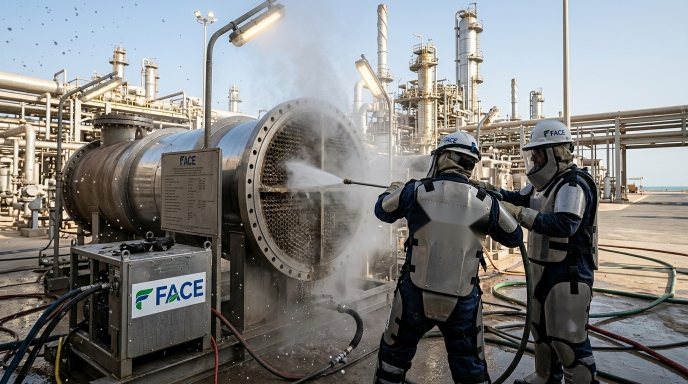
#> input picture frontend/test_clean_telea.jpg, 1376 x 768 px, given in place of face_hydrojetting_1790577356787.jpg, which was not available (shown at 1/2 size)
$ python remove_logos.py
#> lines starting #> are read from the running program, lines starting #| are printed output that depends on the picture; after the words box and inside, x2 and y2 are one past the last pixel; in counts of white or black regions, pixels touching at a corner belong together
import cv2
import numpy as np

# Load the ORIGINAL image
src = r'C:\Users\khanz\.gemini\antigravity-ide\brain\79600d26-8e9b-4085-ae39-9261c274aa7f\face_hydrojetting_1790577356787.jpg'
img = cv2.imread(src)
#> img is the input picture: shape (768, 1376, 3); mean B, G, R 125.7, 126.8, 126.7
if img is None:
    print("ERROR: Could not load image!")
    exit()

h, w = img.shape[:2]
#> h = 768; w = 1376
print(f"Image size: {w}x{h}")
#| Image size: 1376x768

result = img.copy()

# ============================================================
# STRATEGY: Clone-stamp clean metal texture over the logos
# Sample from a clean area of the SAME armor plate and paste it
# ============================================================

# BACK PLATE LOGO REMOVAL
# The back armor plate is a large silver/brushed metal shield
# Logo region: roughly x=[820,1005], y=[375,498] in 1376x768 image
# Clean metal source: sample from the LOWER portion of the same plate
# (below the logo, same plate material)

# Define logo destination region (where logo is)
back_dst_x1, back_dst_y1 = 820, 375
back_dst_x2, back_dst_y2 = 1005, 498

logo_h = back_dst_y2 - back_dst_y1  # 123
logo_w = back_dst_x2 - back_dst_x1  # 185

# Sample clean metal from BELOW the logo on the same plate
# The plate extends below the logo - let's sample from y=[510,633]
back_src_y1 = 510
back_src_y2 = back_src_y1 + logo_h
back_src_x1 = back_dst_x1
back_src_x2 = back_dst_x2

print(f"Back - sampling from: ({back_src_x1},{back_src_y1}) to ({back_src_x2},{back_src_y2})")

# Get the clean patch from below
clean_patch = img[back_src_y1:back_src_y2, back_src_x1:back_src_x2].copy()
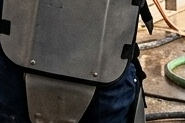
#> clean_patch: shape (123, 185, 3); mean B, G, R 69.8, 76.4, 82.2

# Paste it over the logo area
result[back_dst_y1:back_dst_y2, back_dst_x1:back_dst_x2] = clean_patch
#> result: shape (768, 1376, 3); 2.15% of pixels changed, all inside (x1, y1, x2, y2) = (820, 375, 1005, 498)

# Now feather the edges with a mask to blend smoothly
# Create an alpha mask (soft edges)
alpha = np.ones((logo_h, logo_w), dtype=np.float32)
feather = 20  # feather width in pixels
for i in range(feather):
    fade = (i / feather)
    alpha[i, :] *= fade          # top edge
    alpha[logo_h-1-i, :] *= fade  # bottom edge
    alpha[:, i] *= fade          # left edge
    alpha[:, logo_w-1-i] *= fade  # right edge

alpha = np.clip(alpha, 0, 1)
alpha_3ch = np.stack([alpha, alpha, alpha], axis=2)

# Blend: result = alpha * clean_patch + (1-alpha) * original
blend = (alpha_3ch * clean_patch.astype(np.float32) +
         (1 - alpha_3ch) * img[back_dst_y1:back_dst_y2, back_dst_x1:back_dst_x2].astype(np.float32))
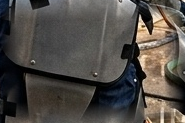
#> blend: shape (123, 185, 3) float32; mean B, G, R 70.6, 75.3, 79.6
result[back_dst_y1:back_dst_y2, back_dst_x1:back_dst_x2] = blend.astype(np.uint8)
#> result: shape (768, 1376, 3); mean B, G, R 125.5, 126.7, 126.6

# ============================================================
# THIGH LOGO REMOVAL
# The thigh also has silver armor plate material
# Logo region: x=[1105,1172], y=[588,670]
# ============================================================

thigh_dst_x1, thigh_dst_y1 = 1105, 588
thigh_dst_x2, thigh_dst_y2 = 1172, 670

th_h = thigh_dst_y2 - thigh_dst_y1  # 82
th_w = thigh_dst_x2 - thigh_dst_x1  # 67

# Sample from ABOVE the logo on the same thigh plate
thigh_src_y1 = thigh_dst_y1 - th_h - 5
thigh_src_y2 = thigh_dst_y1 - 5
thigh_src_x1 = thigh_dst_x1
thigh_src_x2 = thigh_dst_x2

print(f"Thigh - sampling from: ({thigh_src_x1},{thigh_src_y1}) to ({thigh_src_x2},{thigh_src_y2})")

clean_thigh = img[thigh_src_y1:thigh_src_y2, thigh_src_x1:thigh_src_x2].copy()
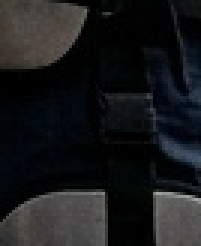
#> clean_thigh: shape (82, 67, 3) (shown 3 times larger); mean B, G, R 27.6, 25.7, 24.5

# Paste
result[thigh_dst_y1:thigh_dst_y2, thigh_dst_x1:thigh_dst_x2] = clean_thigh
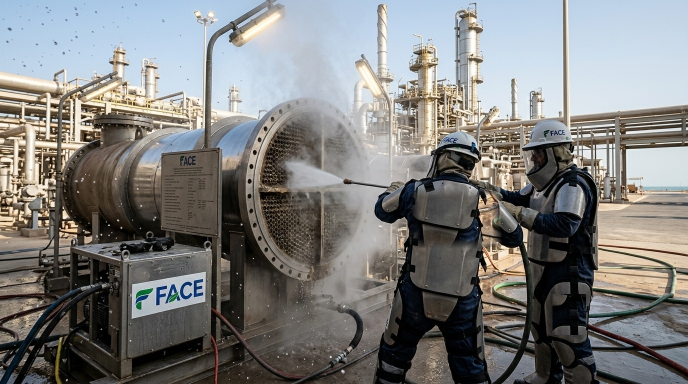
#> result: shape (768, 1376, 3) (shown at 1/2 size); mean B, G, R 125.3, 126.5, 126.4

# Feather blend for thigh
alpha_t = np.ones((th_h, th_w), dtype=np.float32)
ft = 10
for i in range(ft):
    fade = i / ft
    alpha_t[i, :] *= fade
    alpha_t[th_h-1-i, :] *= fade
    alpha_t[:, i] *= fade
    alpha_t[:, th_w-1-i] *= fade

alpha_t = np.clip(alpha_t, 0, 1)
alpha_t_3ch = np.stack([alpha_t, alpha_t, alpha_t], axis=2)

blend_t = (alpha_t_3ch * clean_thigh.astype(np.float32) +
           (1 - alpha_t_3ch) * img[thigh_dst_y1:thigh_dst_y2, thigh_dst_x1:thigh_dst_x2].astype(np.float32))
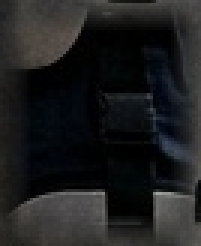
#> blend_t: shape (82, 67, 3) float32 (shown 3 times larger); mean B, G, R 31.6, 30.8, 30.1
result[thigh_dst_y1:thigh_dst_y2, thigh_dst_x1:thigh_dst_x2] = blend_t.astype(np.uint8)
#> result: shape (768, 1376, 3); 0.24% of pixels changed, all inside (x1, y1, x2, y2) = (1105, 588, 1172, 670)

# Save outputs
out_path = r'c:\Users\khanz\face-react\frontend\final_clean.jpg'
cv2.imwrite(out_path, result, [cv2.IMWRITE_JPEG_QUALITY, 95])

# Inspection crops
back_crop = result[330:560, 760:1060]
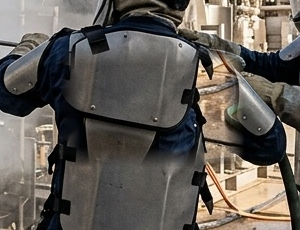
#> back_crop: shape (230, 300, 3); mean B, G, R 86.9, 93.2, 98.9
cv2.imwrite(r'c:\Users\khanz\face-react\frontend\check_back.jpg', back_crop)

thigh_crop = result[540:720, 1060:1220]
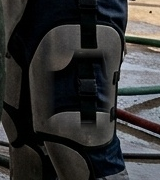
#> thigh_crop: shape (180, 160, 3); mean B, G, R 52, 52.4, 52.6
cv2.imwrite(r'c:\Users\khanz\face-react\frontend\check_thigh.jpg', thigh_crop)

print("Done! Saved final_clean.jpg")
